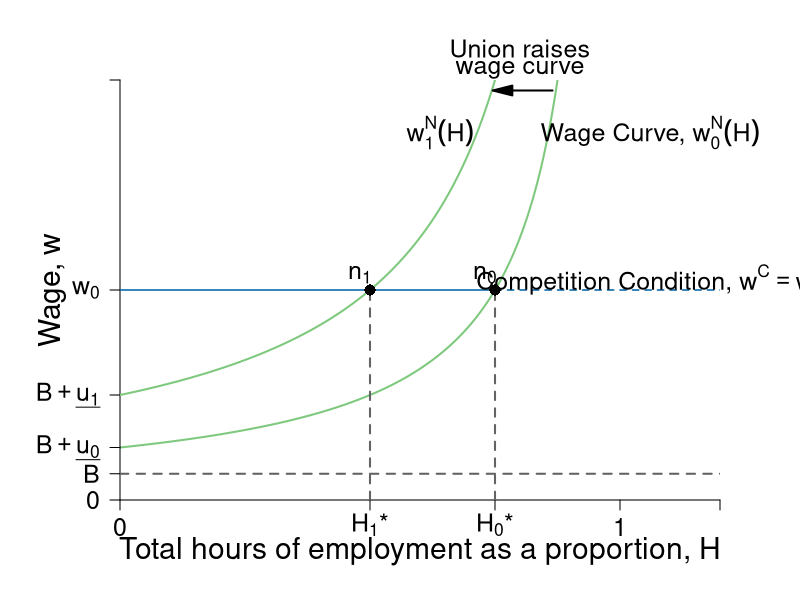

Write R code to recreate this figure.
require(shape)
require(plotrix)
pdf(file = "employment/employment_unions_bad.pdf", width = 9, height = 7)

#Set parameters for graphics
pointsize <- 1.8
axislabelsize <- 1.8
labelsize <- 1.5
namesize <- 1.8
annotatesize <- 1.5
graphlinewidth <- 2
segmentlinewidth <- 1.5

COL <- c("#7fc97f", "#beaed4", "#fdc086", "#ffff99", "#386cb0", "#f0027f", "#bf5b17", "#666666")
COLA <- c("#99d8c9","#66c2a4","#41ae76", "#238b45", "#005824")
COLB <- c("#4eb3d3", "#2b8cbe", "#0868ac","#084081")
grays <- gray.colors(25, start = 1, end = 0)

WageFn <- function(H, delta = 5) {
  delta /(1 - H)
}

#COL <- c("#1B9E77", "#D95F02", "#7570B3", "#E7298A", "#66A61E", "#E6AB02", "#A6761D", "#666666")
COL <- c("#7fc97f", "#beaed4", "#fdc086", "#ffff99")
par(mar =  c(5, 6, 4, 4))
xlims <- c(0, 1.2)
ylims <- c(0, 40)


plot(0, 0, xlim = xlims, ylim = ylims, type = "n",
     xlab = expression(paste("Total hours of employment as a proportion, ", H)),
     ylab = expression(paste("Wage, ", w)),
     xaxt = "n", 
     yaxt = "n",
     cex.lab = axislabelsize, 
     line = 2.5,
     bty = "n", 
     xaxs="i", 
     yaxs="i")

npts <- 500 
npts2 <- 501
#Specify the sequences of points for graphing. 
xx1 <- seq(xlims[1], 0.9, length.out = npts)
xx2 <- seq(xlims[1], xlims[2], length.out = npts)
xx3 <- seq(xlims[1], xlims[2], length.out = npts2)
xx4 <- seq(xlims[1], 25, length.out = npts2)

#Draw the lines for the graphs
lines(xx1, WageFn(xx1), col = COL[1], lwd = graphlinewidth)
#lines(xx2, solowCondition(xx2, delta = 5), col = COL[3], lwd = 4)
#lines(xx2, solowInfeas(xx2, delta = 5), col = COL[1], lwd = 4, lty = 2)

#Customize ticks and labels for the plot
ticksy <- c(0, 2.5, 5, 10, 20,  40)
#ylabels <- c(0, expression(paste(B)), expression(paste(B+underline(u)/t[0])), expression(paste(B+underline(u)/t[1])), expression(paste(w[0])), NA)
ylabels <- c(0, expression(paste(B)), expression(paste(B+underline(u[0]))), expression(paste(B+underline(u[1]))), expression(paste(w[0])), NA)
ticksx <- c(0, 0.5, 0.75, 1, xlims[2])
xlabels <- c(0, expression(paste(H[1],"*")),expression(paste(H[0],"*")), 1.0, NA)
axis(1, at = ticksx, pos = 0, labels = xlabels, cex.axis = labelsize)
axis(2, at = ticksy, pos = 0, labels = ylabels, las = 1, cex.axis = labelsize)

#Annotation of the  graphs
text(1.06, 35, expression(paste("Wage Curve, ", w[0]^N*(H))), cex = labelsize,xpd = TRUE)

#segments(1, 0, 1, 42, lty = 2, lwd = 3, col = "darkgray")
segments(0.75, 0, 0.75, 20, lty = 2, lwd = 2, col = grays[22])

#Arrows(0.8, 15, 0.8, 19, col = "black", lty = 1, lwd = 2, arr.type = "triangle")
#Arrows(0.8, 15, 0.8, 11, col = "black", lty = 1, lwd = 2, arr.type = "triangle")
#text(0.98, 16.5, expression(paste("Employment rent")))
#text(0.98, 15, expression(paste("decreases with union")))

#Original Zero profit condition 
segments(0, 20, 0.75, 20, lty = 1, lwd = segmentlinewidth, col = COLB[3])
segments(0.75, 20, 1.2, 20, lty = 2, lwd = segmentlinewidth, col = COLB[3])

points(0.75, 20, pch = 16, col = "black", cex = 1.5)
text(0.73, 21.5, expression(paste(n[0])), cex = labelsize)


#Union raises the wage function
lines(xx1, WageFn(xx1, delta = 10), col = COL[1], lwd = graphlinewidth)

#segments(0, 10, 1.2, 10, lty = 2, lwd = 2, col = "darkgray")
#text(0.97, 11, expression(paste(B + a[1])))

text(0.64, 35, expression(paste(w[1]^N*(H))), cex = labelsize)

Arrows(0.865, 39, 0.765, 39, col = "black", lty = 1, lwd = 2, arr.type = "triangle")
text(0.8, 43, expression(paste("Union raises")), cex = labelsize, xpd = TRUE)
text(0.8, 41, expression(paste("wage curve")), cex = labelsize, xpd = TRUE)
# 
segments(0.5, 0, 0.5, 20, lty = 2, lwd = 2, col = grays[22])
points(0.5, 20, pch = 16, col = "black", cex = 1.5)
text(0.48, 21.5, expression(paste(n[1])), cex = labelsize)
#text(1.02, 26, expression(paste(zpc[1], ", ", w == w[1])))


#Unemployment benefits & a
#segments(0, 5, 1.2, 5, lty = 2, lwd = 2, col = "darkgray")
segments(0, 2.5, 1.2, 2.5, lty = 2, lwd = 2, col = grays[22])

#Zero profit condition
text(1.06, 21, expression(paste("Competition Condition, ", w^C == w[0])), cex = labelsize, xpd = TRUE)
#text(0.97, 6, expression(paste(B + a[0])))
#text(0.97, 3.5, expression(paste(B, " (unemployment benefits)")))
#text(1.08, 36, expression(paste("level of")))
#text(1.08, 34, expression(paste("employment, ", bar(H))))


dev.off()
